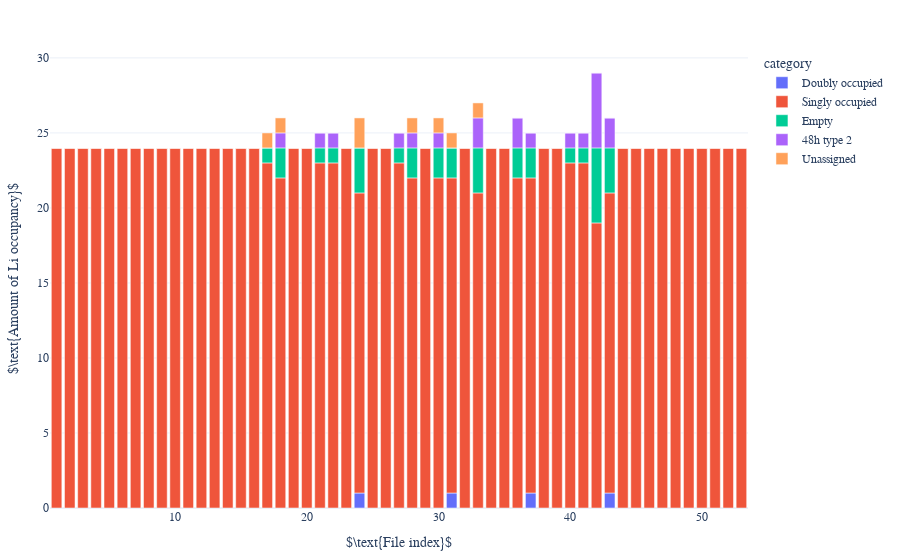
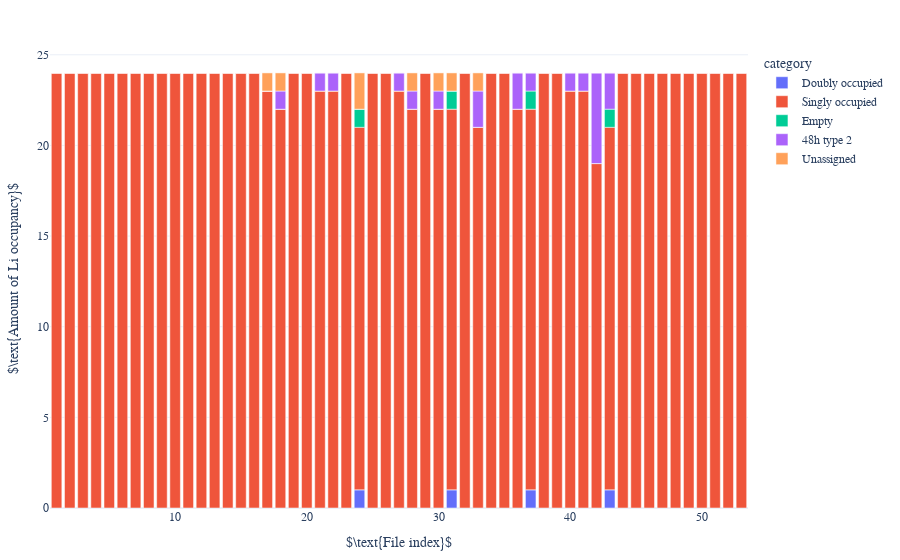
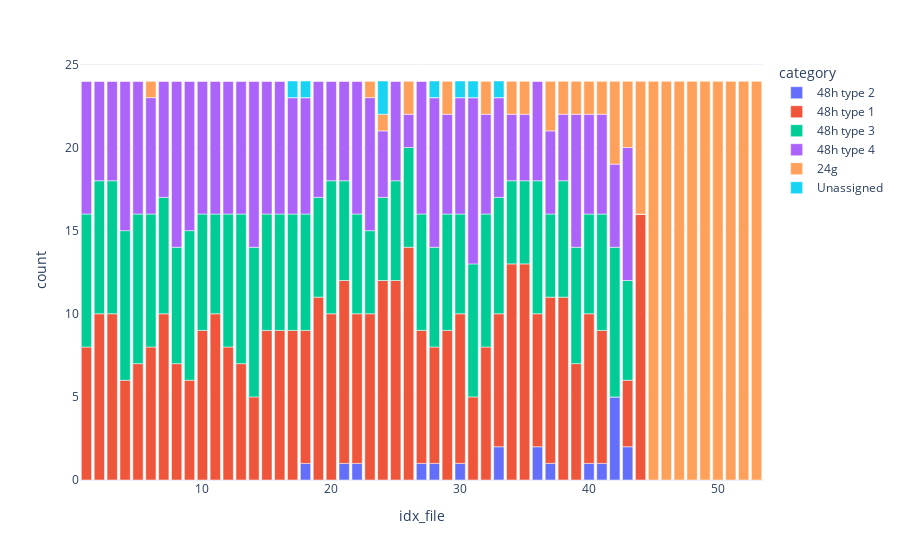
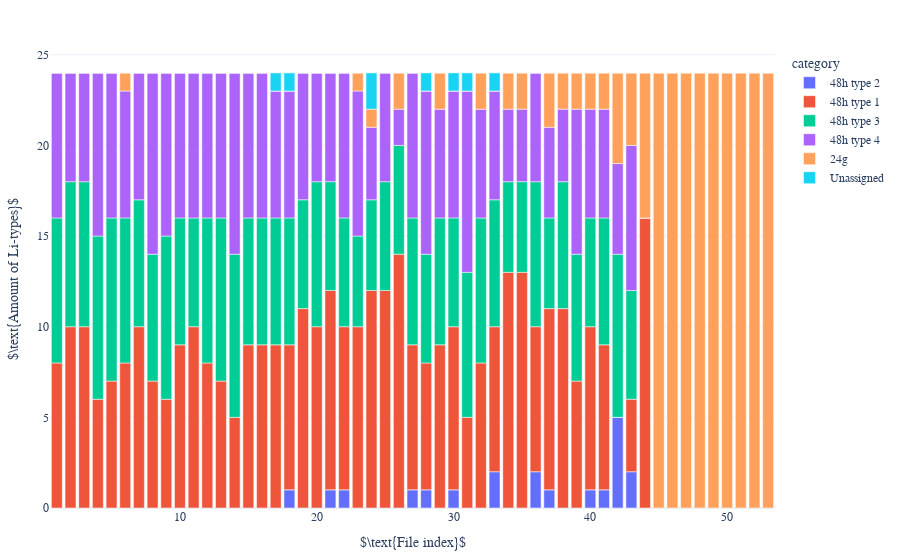

Write notebook code for charts like these, in order.
### Code cell
dataframe = df_mapping_metainfo_sorted
sorted = "True"

move_by_occupancy.get_occupancy(dataframe, coor_ref_structure_48n24_expanded, tuple_cage_metainfo, el = "Li")
df_occupancy_strict_sorted = movement.plot_occupancy(dataframe, sorted, direc_restructure_destination, litype, strict_count=True)
df_occupancy_sorted = movement.plot_occupancy(dataframe, sorted, direc_restructure_destination, litype, strict_count=False)

move_by_tuple_cage.get_complete_closest_tuple_cage(dataframe, tuple_cage_metainfo, coor_48htype2_metainfo)
# weighing_movement(df_mapping_metainfo, litype)
# df_weighted = tuple_cage.get_df_movement(df_mapping_metainfo, to_plot = 'weight')
# # Plot.Movement.Distance.plot_distance(df_weighted, max_mapping_radius, Li_idxs="all")
# Plot.Movement.Distance.plot_distance(df_weighted, max_mapping_radius, activate_shifting_x = False, activate_diameter_line=False, Li_idxs='all')

labelling.get_amount_type(dataframe, litype, el = "Li")
df_amount_type_sorted = mapping_labelling.get_df_amount_type(dataframe, litype, el = "Li")
mapping_labelling.plot_amount_type(df_amount_type_sorted, sorted, direc_restructure_destination, litype, style = "bar")
print(df_amount_type_sorted.sum())

### Figure 1 — Plotly figure (JSON) as saved in the notebook; plotly's stock layout.template omitted (floating-point values rounded to 4 significant figures)
{"data": [{"alignmentgroup": "True", "hovertemplate": "category=Doubly occupied<br>idx_file=%{x}<br>count=%{y}<extra></extra>", "legendgroup": "Doubly occupied", "marker": {"color": "#636efa", "pattern": {"shape": ""}}, "name": "Doubly occupied", "offsetgroup": "Doubly occupied", "orientation": "v", "showlegend": true, "textposition": "auto", "type": "bar", "x": [1, 2, 3, 4, 5, 6, 7, 8, 9, 10, 11, 12, 13, 14, 15, 16, 17, 18, 19, 20, 21, 22, 23, 24, 25, 26, 27, 28, 29, 30, 31, 32, 33, 34, 35, 36, 37, 38, 39, 40, 41, 42, 43, 44, 45, 46, 47, 48, 49, 50, 51, 52, 53], "xaxis": "x", "y": [0, 0, 0, 0, 0, 0, 0, 0, 0, 0, 0, 0, 0, 0, 0, 0, 0, 0, 0, 0, 0, 0, 0, 1, 0, 0, 0, 0, 0, 0, 1, 0, 0, 0, 0, 0, 1, 0, 0, 0, 0, 0, 1, 0, 0, 0, 0, 0, 0, 0, 0, 0, 0], "yaxis": "y"}, {"alignmentgroup": "True", "hovertemplate": "category=Singly occupied<br>idx_file=%{x}<br>count=%{y}<extra></extra>", "legendgroup": "Singly occupied", "marker": {"color": "#EF553B", "pattern": {"shape": ""}}, "name": "Singly occupied", "offsetgroup": "Singly occupied", "orientation": "v", "showlegend": true, "textposition": "auto", "type": "bar", "x": [1, 2, 3, 4, 5, 6, 7, 8, 9, 10, 11, 12, 13, 14, 15, 16, 17, 18, 19, 20, 21, 22, 23, 24, 25, 26, 27, 28, 29, 30, 31, 32, 33, 34, 35, 36, 37, 38, 39, 40, 41, 42, 43, 44, 45, 46, 47, 48, 49, 50, 51, 52, 53], "xaxis": "x", "y": [24, 24, 24, 24, 24, 24, 24, 24, 24, 24, 24, 24, 24, 24, 24, 24, 23, 22, 24, 24, 23, 23, 24, 20, 24, 24, 23, 22, 24, 22, 21, 24, 21, 24, 24, 22, 21, 24, 24, 23, 23, 19, 20, 24, 24, 24, 24, 24, 24, 24, 24, 24, 24], "yaxis": "y"}, {"alignmentgroup": "True", "hovertemplate": "category=Empty<br>idx_file=%{x}<br>count=%{y}<extra></extra>", "legendgroup": "Empty", "marker": {"color": "#00cc96", "pattern": {"shape": ""}}, "name": "Empty", "offsetgroup": "Empty", "orientation": "v", "showlegend": true, "textposition": "auto", "type": "bar", "x": [1, 2, 3, 4, 5, 6, 7, 8, 9, 10, 11, 12, 13, 14, 15, 16, 17, 18, 19, 20, 21, 22, 23, 24, 25, 26, 27, 28, 29, 30, 31, 32, 33, 34, 35, 36, 37, 38, 39, 40, 41, 42, 43, 44, 45, 46, 47, 48, 49, 50, 51, 52, 53], "xaxis": "x", "y": [0, 0, 0, 0, 0, 0, 0, 0, 0, 0, 0, 0, 0, 0, 0, 0, 1, 2, 0, 0, 1, 1, 0, 3, 0, 0, 1, 2, 0, 2, 2, 0, 3, 0, 0, 2, 2, 0, 0, 1, 1, 5, 3, 0, 0, 0, 0, 0, 0, 0, 0, 0, 0], "yaxis": "y"}, {"alignmentgroup": "True", "hovertemplate": "category=48h type 2<br>idx_file=%{x}<br>count=%{y}<extra></extra>", "legendgroup": "48h type 2", "marker": {"color": "#ab63fa", "pattern": {"shape": ""}}, "name": "48h type 2", "offsetgroup": "48h type 2", "orientation": "v", "showlegend": true, "textposition": "auto", "type": "bar", "x": [1, 2, 3, 4, 5, 6, 7, 8, 9, 10, 11, 12, 13, 14, 15, 16, 17, 18, 19, 20, 21, 22, 23, 24, 25, 26, 27, 28, 29, 30, 31, 32, 33, 34, 35, 36, 37, 38, 39, 40, 41, 42, 43, 44, 45, 46, 47, 48, 49, 50, 51, 52, 53], "xaxis": "x", "y": [0, 0, 0, 0, 0, 0, 0, 0, 0, 0, 0, 0, 0, 0, 0, 0, 0, 1, 0, 0, 1, 1, 0, 0, 0, 0, 1, 1, 0, 1, 0, 0, 2, 0, 0, 2, 1, 0, 0, 1, 1, 5, 2, 0, 0, 0, 0, 0, 0, 0, 0, 0, 0], "yaxis": "y"}, {"alignmentgroup": "True", "hovertemplate": "category=Unassigned<br>idx_file=%{x}<br>count=%{y}<extra></extra>", "legendgroup": "Unassigned", "marker": {"color": "#FFA15A", "pattern": {"shape": ""}}, "name": "Unassigned", "offsetgroup": "Unassigned", "orientation": "v", "showlegend": true, "textposition": "auto", "type": "bar", "x": [1, 2, 3, 4, 5, 6, 7, 8, 9, 10, 11, 12, 13, 14, 15, 16, 17, 18, 19, 20, 21, 22, 23, 24, 25, 26, 27, 28, 29, 30, 31, 32, 33, 34, 35, 36, 37, 38, 39, 40, 41, 42, 43, 44, 45, 46, 47, 48, 49, 50, 51, 52, 53], "xaxis": "x", "y": [0, 0, 0, 0, 0, 0, 0, 0, 0, 0, 0, 0, 0, 0, 0, 0, 1, 1, 0, 0, 0, 0, 0, 2, 0, 0, 0, 1, 0, 1, 1, 0, 1, 0, 0, 0, 0, 0, 0, 0, 0, 0, 0, 0, 0, 0, 0, 0, 0, 0, 0, 0, 0], "yaxis": "y"}], "layout": {"barmode": "relative", "font": {"family": "serif", "size": 12}, "legend": {"title": {"text": "category"}, "tracegroupgap": 0}, "margin": {"b": 50, "l": 20, "r": 20, "t": 50}, "xaxis": {"anchor": "y", "domain": [0, 1], "title": {"text": "$\\text{File index}$"}}, "yaxis": {"anchor": "x", "domain": [0, 1], "title": {"text": "$\\text{Amount of Li occupancy}$"}}}}

### Figure 2 — Plotly figure (JSON) as saved in the notebook; plotly's stock layout.template omitted (floating-point values rounded to 4 significant figures)
{"data": [{"alignmentgroup": "True", "hovertemplate": "category=Doubly occupied<br>idx_file=%{x}<br>count=%{y}<extra></extra>", "legendgroup": "Doubly occupied", "marker": {"color": "#636efa", "pattern": {"shape": ""}}, "name": "Doubly occupied", "offsetgroup": "Doubly occupied", "orientation": "v", "showlegend": true, "textposition": "auto", "type": "bar", "x": [1, 2, 3, 4, 5, 6, 7, 8, 9, 10, 11, 12, 13, 14, 15, 16, 17, 18, 19, 20, 21, 22, 23, 24, 25, 26, 27, 28, 29, 30, 31, 32, 33, 34, 35, 36, 37, 38, 39, 40, 41, 42, 43, 44, 45, 46, 47, 48, 49, 50, 51, 52, 53], "xaxis": "x", "y": [0, 0, 0, 0, 0, 0, 0, 0, 0, 0, 0, 0, 0, 0, 0, 0, 0, 0, 0, 0, 0, 0, 0, 1, 0, 0, 0, 0, 0, 0, 1, 0, 0, 0, 0, 0, 1, 0, 0, 0, 0, 0, 1, 0, 0, 0, 0, 0, 0, 0, 0, 0, 0], "yaxis": "y"}, {"alignmentgroup": "True", "hovertemplate": "category=Singly occupied<br>idx_file=%{x}<br>count=%{y}<extra></extra>", "legendgroup": "Singly occupied", "marker": {"color": "#EF553B", "pattern": {"shape": ""}}, "name": "Singly occupied", "offsetgroup": "Singly occupied", "orientation": "v", "showlegend": true, "textposition": "auto", "type": "bar", "x": [1, 2, 3, 4, 5, 6, 7, 8, 9, 10, 11, 12, 13, 14, 15, 16, 17, 18, 19, 20, 21, 22, 23, 24, 25, 26, 27, 28, 29, 30, 31, 32, 33, 34, 35, 36, 37, 38, 39, 40, 41, 42, 43, 44, 45, 46, 47, 48, 49, 50, 51, 52, 53], "xaxis": "x", "y": [24, 24, 24, 24, 24, 24, 24, 24, 24, 24, 24, 24, 24, 24, 24, 24, 23, 22, 24, 24, 23, 23, 24, 20, 24, 24, 23, 22, 24, 22, 21, 24, 21, 24, 24, 22, 21, 24, 24, 23, 23, 19, 20, 24, 24, 24, 24, 24, 24, 24, 24, 24, 24], "yaxis": "y"}, {"alignmentgroup": "True", "hovertemplate": "category=Empty<br>idx_file=%{x}<br>count=%{y}<extra></extra>", "legendgroup": "Empty", "marker": {"color": "#00cc96", "pattern": {"shape": ""}}, "name": "Empty", "offsetgroup": "Empty", "orientation": "v", "showlegend": true, "textposition": "auto", "type": "bar", "x": [1, 2, 3, 4, 5, 6, 7, 8, 9, 10, 11, 12, 13, 14, 15, 16, 17, 18, 19, 20, 21, 22, 23, 24, 25, 26, 27, 28, 29, 30, 31, 32, 33, 34, 35, 36, 37, 38, 39, 40, 41, 42, 43, 44, 45, 46, 47, 48, 49, 50, 51, 52, 53], "xaxis": "x", "y": [0, 0, 0, 0, 0, 0, 0, 0, 0, 0, 0, 0, 0, 0, 0, 0, 0, 0, 0, 0, 0, 0, 0, 1, 0, 0, 0, 0, 0, 0, 1, 0, 0, 0, 0, 0, 1, 0, 0, 0, 0, 0, 1, 0, 0, 0, 0, 0, 0, 0, 0, 0, 0], "yaxis": "y"}, {"alignmentgroup": "True", "hovertemplate": "category=48h type 2<br>idx_file=%{x}<br>count=%{y}<extra></extra>", "legendgroup": "48h type 2", "marker": {"color": "#ab63fa", "pattern": {"shape": ""}}, "name": "48h type 2", "offsetgroup": "48h type 2", "orientation": "v", "showlegend": true, "textposition": "auto", "type": "bar", "x": [1, 2, 3, 4, 5, 6, 7, 8, 9, 10, 11, 12, 13, 14, 15, 16, 17, 18, 19, 20, 21, 22, 23, 24, 25, 26, 27, 28, 29, 30, 31, 32, 33, 34, 35, 36, 37, 38, 39, 40, 41, 42, 43, 44, 45, 46, 47, 48, 49, 50, 51, 52, 53], "xaxis": "x", "y": [0, 0, 0, 0, 0, 0, 0, 0, 0, 0, 0, 0, 0, 0, 0, 0, 0, 1, 0, 0, 1, 1, 0, 0, 0, 0, 1, 1, 0, 1, 0, 0, 2, 0, 0, 2, 1, 0, 0, 1, 1, 5, 2, 0, 0, 0, 0, 0, 0, 0, 0, 0, 0], "yaxis": "y"}, {"alignmentgroup": "True", "hovertemplate": "category=Unassigned<br>idx_file=%{x}<br>count=%{y}<extra></extra>", "legendgroup": "Unassigned", "marker": {"color": "#FFA15A", "pattern": {"shape": ""}}, "name": "Unassigned", "offsetgroup": "Unassigned", "orientation": "v", "showlegend": true, "textposition": "auto", "type": "bar", "x": [1, 2, 3, 4, 5, 6, 7, 8, 9, 10, 11, 12, 13, 14, 15, 16, 17, 18, 19, 20, 21, 22, 23, 24, 25, 26, 27, 28, 29, 30, 31, 32, 33, 34, 35, 36, 37, 38, 39, 40, 41, 42, 43, 44, 45, 46, 47, 48, 49, 50, 51, 52, 53], "xaxis": "x", "y": [0, 0, 0, 0, 0, 0, 0, 0, 0, 0, 0, 0, 0, 0, 0, 0, 1, 1, 0, 0, 0, 0, 0, 2, 0, 0, 0, 1, 0, 1, 1, 0, 1, 0, 0, 0, 0, 0, 0, 0, 0, 0, 0, 0, 0, 0, 0, 0, 0, 0, 0, 0, 0], "yaxis": "y"}], "layout": {"barmode": "relative", "font": {"family": "serif", "size": 12}, "legend": {"title": {"text": "category"}, "tracegroupgap": 0}, "margin": {"b": 50, "l": 20, "r": 20, "t": 50}, "xaxis": {"anchor": "y", "domain": [0, 1], "title": {"text": "$\\text{File index}$"}}, "yaxis": {"anchor": "x", "domain": [0, 1], "title": {"text": "$\\text{Amount of Li occupancy}$"}}}}

### Figure 3 — Plotly figure (JSON) as saved in the notebook; plotly's stock layout.template omitted (floating-point values rounded to 4 significant figures)
{"data": [{"alignmentgroup": "True", "hovertemplate": "category=48h type 2<br>idx_file=%{x}<br>count=%{y}<extra></extra>", "legendgroup": "48h type 2", "marker": {"color": "#636efa", "pattern": {"shape": ""}}, "name": "48h type 2", "offsetgroup": "48h type 2", "orientation": "v", "showlegend": true, "textposition": "auto", "type": "bar", "x": [1, 2, 3, 4, 5, 6, 7, 8, 9, 10, 11, 12, 13, 14, 15, 16, 17, 18, 19, 20, 21, 22, 23, 24, 25, 26, 27, 28, 29, 30, 31, 32, 33, 34, 35, 36, 37, 38, 39, 40, 41, 42, 43, 44, 45, 46, 47, 48, 49, 50, 51, 52, 53], "xaxis": "x", "y": [0, 0, 0, 0, 0, 0, 0, 0, 0, 0, 0, 0, 0, 0, 0, 0, 0, 1, 0, 0, 1, 1, 0, 0, 0, 0, 1, 1, 0, 1, 0, 0, 2, 0, 0, 2, 1, 0, 0, 1, 1, 5, 2, 0, 0, 0, 0, 0, 0, 0, 0, 0, 0], "yaxis": "y"}, {"alignmentgroup": "True", "hovertemplate": "category=48h type 1<br>idx_file=%{x}<br>count=%{y}<extra></extra>", "legendgroup": "48h type 1", "marker": {"color": "#EF553B", "pattern": {"shape": ""}}, "name": "48h type 1", "offsetgroup": "48h type 1", "orientation": "v", "showlegend": true, "textposition": "auto", "type": "bar", "x": [1, 2, 3, 4, 5, 6, 7, 8, 9, 10, 11, 12, 13, 14, 15, 16, 17, 18, 19, 20, 21, 22, 23, 24, 25, 26, 27, 28, 29, 30, 31, 32, 33, 34, 35, 36, 37, 38, 39, 40, 41, 42, 43, 44, 45, 46, 47, 48, 49, 50, 51, 52, 53], "xaxis": "x", "y": [8, 10, 10, 6, 7, 8, 10, 7, 6, 9, 10, 8, 7, 5, 9, 9, 9, 8, 11, 10, 11, 9, 10, 12, 12, 14, 8, 7, 9, 9, 5, 8, 8, 13, 13, 8, 10, 11, 7, 9, 8, 0, 4, 16, 0, 0, 0, 0, 0, 0, 0, 0, 0], "yaxis": "y"}, {"alignmentgroup": "True", "hovertemplate": "category=48h type 3<br>idx_file=%{x}<br>count=%{y}<extra></extra>", "legendgroup": "48h type 3", "marker": {"color": "#00cc96", "pattern": {"shape": ""}}, "name": "48h type 3", "offsetgroup": "48h type 3", "orientation": "v", "showlegend": true, "textposition": "auto", "type": "bar", "x": [1, 2, 3, 4, 5, 6, 7, 8, 9, 10, 11, 12, 13, 14, 15, 16, 17, 18, 19, 20, 21, 22, 23, 24, 25, 26, 27, 28, 29, 30, 31, 32, 33, 34, 35, 36, 37, 38, 39, 40, 41, 42, 43, 44, 45, 46, 47, 48, 49, 50, 51, 52, 53], "xaxis": "x", "y": [8, 8, 8, 9, 9, 8, 7, 7, 9, 7, 6, 8, 9, 9, 7, 7, 7, 7, 6, 8, 6, 6, 5, 5, 6, 6, 7, 6, 7, 6, 8, 8, 7, 5, 5, 8, 5, 7, 7, 6, 7, 9, 6, 0, 0, 0, 0, 0, 0, 0, 0, 0, 0], "yaxis": "y"}, {"alignmentgroup": "True", "hovertemplate": "category=48h type 4<br>idx_file=%{x}<br>count=%{y}<extra></extra>", "legendgroup": "48h type 4", "marker": {"color": "#ab63fa", "pattern": {"shape": ""}}, "name": "48h type 4", "offsetgroup": "48h type 4", "orientation": "v", "showlegend": true, "textposition": "auto", "type": "bar", "x": [1, 2, 3, 4, 5, 6, 7, 8, 9, 10, 11, 12, 13, 14, 15, 16, 17, 18, 19, 20, 21, 22, 23, 24, 25, 26, 27, 28, 29, 30, 31, 32, 33, 34, 35, 36, 37, 38, 39, 40, 41, 42, 43, 44, 45, 46, 47, 48, 49, 50, 51, 52, 53], "xaxis": "x", "y": [8, 6, 6, 9, 8, 7, 7, 10, 9, 8, 8, 8, 8, 10, 8, 8, 7, 7, 7, 6, 6, 8, 8, 4, 6, 2, 8, 9, 6, 7, 10, 6, 6, 4, 4, 6, 5, 4, 8, 6, 6, 5, 8, 0, 0, 0, 0, 0, 0, 0, 0, 0, 0], "yaxis": "y"}, {"alignmentgroup": "True", "hovertemplate": "category=24g<br>idx_file=%{x}<br>count=%{y}<extra></extra>", "legendgroup": "24g", "marker": {"color": "#FFA15A", "pattern": {"shape": ""}}, "name": "24g", "offsetgroup": "24g", "orientation": "v", "showlegend": true, "textposition": "auto", "type": "bar", "x": [1, 2, 3, 4, 5, 6, 7, 8, 9, 10, 11, 12, 13, 14, 15, 16, 17, 18, 19, 20, 21, 22, 23, 24, 25, 26, 27, 28, 29, 30, 31, 32, 33, 34, 35, 36, 37, 38, 39, 40, 41, 42, 43, 44, 45, 46, 47, 48, 49, 50, 51, 52, 53], "xaxis": "x", "y": [0, 0, 0, 0, 0, 1, 0, 0, 0, 0, 0, 0, 0, 0, 0, 0, 0, 0, 0, 0, 0, 0, 1, 1, 0, 2, 0, 0, 2, 0, 0, 2, 0, 2, 2, 0, 3, 2, 2, 2, 2, 5, 4, 8, 24, 24, 24, 24, 24, 24, 24, 24, 24], "yaxis": "y"}, {"alignmentgroup": "True", "hovertemplate": "category=Unassigned<br>idx_file=%{x}<br>count=%{y}<extra></extra>", "legendgroup": "Unassigned", "marker": {"color": "#19d3f3", "pattern": {"shape": ""}}, "name": "Unassigned", "offsetgroup": "Unassigned", "orientation": "v", "showlegend": true, "textposition": "auto", "type": "bar", "x": [1, 2, 3, 4, 5, 6, 7, 8, 9, 10, 11, 12, 13, 14, 15, 16, 17, 18, 19, 20, 21, 22, 23, 24, 25, 26, 27, 28, 29, 30, 31, 32, 33, 34, 35, 36, 37, 38, 39, 40, 41, 42, 43, 44, 45, 46, 47, 48, 49, 50, 51, 52, 53], "xaxis": "x", "y": [0, 0, 0, 0, 0, 0, 0, 0, 0, 0, 0, 0, 0, 0, 0, 0, 1, 1, 0, 0, 0, 0, 0, 2, 0, 0, 0, 1, 0, 1, 1, 0, 1, 0, 0, 0, 0, 0, 0, 0, 0, 0, 0, 0, 0, 0, 0, 0, 0, 0, 0, 0, 0], "yaxis": "y"}], "layout": {"barmode": "relative", "legend": {"title": {"text": "category"}, "tracegroupgap": 0}, "margin": {"t": 60}, "xaxis": {"anchor": "y", "domain": [0, 1], "title": {"text": "idx_file"}}, "yaxis": {"anchor": "x", "domain": [0, 1], "title": {"text": "count"}}}}

### Figure 4 — Plotly figure (JSON) as saved in the notebook; plotly's stock layout.template omitted (floating-point values rounded to 4 significant figures)
{"data": [{"alignmentgroup": "True", "hovertemplate": "category=48h type 2<br>idx_file=%{x}<br>count=%{y}<extra></extra>", "legendgroup": "48h type 2", "marker": {"color": "#636efa", "pattern": {"shape": ""}}, "name": "48h type 2", "offsetgroup": "48h type 2", "orientation": "v", "showlegend": true, "textposition": "auto", "type": "bar", "x": [1, 2, 3, 4, 5, 6, 7, 8, 9, 10, 11, 12, 13, 14, 15, 16, 17, 18, 19, 20, 21, 22, 23, 24, 25, 26, 27, 28, 29, 30, 31, 32, 33, 34, 35, 36, 37, 38, 39, 40, 41, 42, 43, 44, 45, 46, 47, 48, 49, 50, 51, 52, 53], "xaxis": "x", "y": [0, 0, 0, 0, 0, 0, 0, 0, 0, 0, 0, 0, 0, 0, 0, 0, 0, 1, 0, 0, 1, 1, 0, 0, 0, 0, 1, 1, 0, 1, 0, 0, 2, 0, 0, 2, 1, 0, 0, 1, 1, 5, 2, 0, 0, 0, 0, 0, 0, 0, 0, 0, 0], "yaxis": "y"}, {"alignmentgroup": "True", "hovertemplate": "category=48h type 1<br>idx_file=%{x}<br>count=%{y}<extra></extra>", "legendgroup": "48h type 1", "marker": {"color": "#EF553B", "pattern": {"shape": ""}}, "name": "48h type 1", "offsetgroup": "48h type 1", "orientation": "v", "showlegend": true, "textposition": "auto", "type": "bar", "x": [1, 2, 3, 4, 5, 6, 7, 8, 9, 10, 11, 12, 13, 14, 15, 16, 17, 18, 19, 20, 21, 22, 23, 24, 25, 26, 27, 28, 29, 30, 31, 32, 33, 34, 35, 36, 37, 38, 39, 40, 41, 42, 43, 44, 45, 46, 47, 48, 49, 50, 51, 52, 53], "xaxis": "x", "y": [8, 10, 10, 6, 7, 8, 10, 7, 6, 9, 10, 8, 7, 5, 9, 9, 9, 8, 11, 10, 11, 9, 10, 12, 12, 14, 8, 7, 9, 9, 5, 8, 8, 13, 13, 8, 10, 11, 7, 9, 8, 0, 4, 16, 0, 0, 0, 0, 0, 0, 0, 0, 0], "yaxis": "y"}, {"alignmentgroup": "True", "hovertemplate": "category=48h type 3<br>idx_file=%{x}<br>count=%{y}<extra></extra>", "legendgroup": "48h type 3", "marker": {"color": "#00cc96", "pattern": {"shape": ""}}, "name": "48h type 3", "offsetgroup": "48h type 3", "orientation": "v", "showlegend": true, "textposition": "auto", "type": "bar", "x": [1, 2, 3, 4, 5, 6, 7, 8, 9, 10, 11, 12, 13, 14, 15, 16, 17, 18, 19, 20, 21, 22, 23, 24, 25, 26, 27, 28, 29, 30, 31, 32, 33, 34, 35, 36, 37, 38, 39, 40, 41, 42, 43, 44, 45, 46, 47, 48, 49, 50, 51, 52, 53], "xaxis": "x", "y": [8, 8, 8, 9, 9, 8, 7, 7, 9, 7, 6, 8, 9, 9, 7, 7, 7, 7, 6, 8, 6, 6, 5, 5, 6, 6, 7, 6, 7, 6, 8, 8, 7, 5, 5, 8, 5, 7, 7, 6, 7, 9, 6, 0, 0, 0, 0, 0, 0, 0, 0, 0, 0], "yaxis": "y"}, {"alignmentgroup": "True", "hovertemplate": "category=48h type 4<br>idx_file=%{x}<br>count=%{y}<extra></extra>", "legendgroup": "48h type 4", "marker": {"color": "#ab63fa", "pattern": {"shape": ""}}, "name": "48h type 4", "offsetgroup": "48h type 4", "orientation": "v", "showlegend": true, "textposition": "auto", "type": "bar", "x": [1, 2, 3, 4, 5, 6, 7, 8, 9, 10, 11, 12, 13, 14, 15, 16, 17, 18, 19, 20, 21, 22, 23, 24, 25, 26, 27, 28, 29, 30, 31, 32, 33, 34, 35, 36, 37, 38, 39, 40, 41, 42, 43, 44, 45, 46, 47, 48, 49, 50, 51, 52, 53], "xaxis": "x", "y": [8, 6, 6, 9, 8, 7, 7, 10, 9, 8, 8, 8, 8, 10, 8, 8, 7, 7, 7, 6, 6, 8, 8, 4, 6, 2, 8, 9, 6, 7, 10, 6, 6, 4, 4, 6, 5, 4, 8, 6, 6, 5, 8, 0, 0, 0, 0, 0, 0, 0, 0, 0, 0], "yaxis": "y"}, {"alignmentgroup": "True", "hovertemplate": "category=24g<br>idx_file=%{x}<br>count=%{y}<extra></extra>", "legendgroup": "24g", "marker": {"color": "#FFA15A", "pattern": {"shape": ""}}, "name": "24g", "offsetgroup": "24g", "orientation": "v", "showlegend": true, "textposition": "auto", "type": "bar", "x": [1, 2, 3, 4, 5, 6, 7, 8, 9, 10, 11, 12, 13, 14, 15, 16, 17, 18, 19, 20, 21, 22, 23, 24, 25, 26, 27, 28, 29, 30, 31, 32, 33, 34, 35, 36, 37, 38, 39, 40, 41, 42, 43, 44, 45, 46, 47, 48, 49, 50, 51, 52, 53], "xaxis": "x", "y": [0, 0, 0, 0, 0, 1, 0, 0, 0, 0, 0, 0, 0, 0, 0, 0, 0, 0, 0, 0, 0, 0, 1, 1, 0, 2, 0, 0, 2, 0, 0, 2, 0, 2, 2, 0, 3, 2, 2, 2, 2, 5, 4, 8, 24, 24, 24, 24, 24, 24, 24, 24, 24], "yaxis": "y"}, {"alignmentgroup": "True", "hovertemplate": "category=Unassigned<br>idx_file=%{x}<br>count=%{y}<extra></extra>", "legendgroup": "Unassigned", "marker": {"color": "#19d3f3", "pattern": {"shape": ""}}, "name": "Unassigned", "offsetgroup": "Unassigned", "orientation": "v", "showlegend": true, "textposition": "auto", "type": "bar", "x": [1, 2, 3, 4, 5, 6, 7, 8, 9, 10, 11, 12, 13, 14, 15, 16, 17, 18, 19, 20, 21, 22, 23, 24, 25, 26, 27, 28, 29, 30, 31, 32, 33, 34, 35, 36, 37, 38, 39, 40, 41, 42, 43, 44, 45, 46, 47, 48, 49, 50, 51, 52, 53], "xaxis": "x", "y": [0, 0, 0, 0, 0, 0, 0, 0, 0, 0, 0, 0, 0, 0, 0, 0, 1, 1, 0, 0, 0, 0, 0, 2, 0, 0, 0, 1, 0, 1, 1, 0, 1, 0, 0, 0, 0, 0, 0, 0, 0, 0, 0, 0, 0, 0, 0, 0, 0, 0, 0, 0, 0], "yaxis": "y"}], "layout": {"barmode": "relative", "font": {"family": "serif", "size": 12}, "legend": {"title": {"text": "category"}, "tracegroupgap": 0}, "margin": {"b": 50, "l": 20, "r": 20, "t": 50}, "xaxis": {"anchor": "y", "domain": [0, 1], "title": {"text": "$\\text{File index}$"}}, "yaxis": {"anchor": "x", "domain": [0, 1], "title": {"text": "$\\text{Amount of Li-types}$"}}}}
